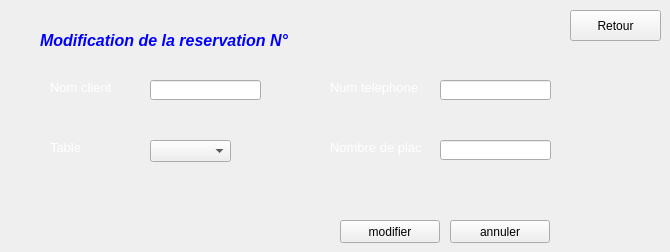
   <widget class="QWidget" name="Modifier">
    <attribute name="title">
     <string>Modifier</string>
    </attribute>
    <widget class="QPushButton" name="modifier">
     <property name="geometry">
      <rect>
       <x>340</x>
       <y>220</y>
       <width>100</width>
       <height>23</height>
      </rect>
     </property>
     <property name="styleSheet">
      <string notr="true"/>
     </property>
     <property name="text">
      <string>modifier</string>
     </property>
     <property name="icon">
      <iconset resource="Ressources.qrc">
       <normaloff>:/new/images/images/update.png</normaloff>:/new/images/images/update.png</iconset>
     </property>
     <property name="iconSize">
      <size>
       <width>20</width>
       <height>20</height>
      </size>
     </property>
    </widget>
    <widget class="QPushButton" name="reset_3">
     <property name="geometry">
      <rect>
       <x>450</x>
       <y>220</y>
       <width>100</width>
       <height>23</height>
      </rect>
     </property>
     <property name="styleSheet">
      <string notr="true"/>
     </property>
     <property name="text">
      <string>annuler</string>
     </property>
     <property name="icon">
      <iconset resource="Ressources.qrc">
       <normaloff>:/new/images/images/cancel.png</normaloff>:/new/images/images/cancel.png</iconset>
     </property>
     <property name="iconSize">
      <size>
       <width>20</width>
       <height>20</height>
      </size>
     </property>
    </widget>
    <widget class="QLabel" name="label_14">
     <property name="geometry">
      <rect>
       <x>40</x>
       <y>20</y>
       <width>281</width>
       <height>41</height>
      </rect>
     </property>
     <property name="font">
      <font>
       <pointsize>22</pointsize>
      </font>
     </property>
     <property name="styleSheet">
      <string notr="true"/>
     </property>
     <property name="text">
      <string>&lt;html&gt;&lt;head/&gt;&lt;body&gt;&lt;p&gt;&lt;span style=&quot; font-size:12pt; font-weight:600; font-style:italic; color:#0000ff;&quot;&gt;Modification de la reservation N°&lt;/span&gt;&lt;/p&gt;&lt;/body&gt;&lt;/html&gt;</string>
     </property>
    </widget>
    <widget class="QLabel" name="ID">
     <property name="geometry">
      <rect>
       <x>320</x>
       <y>20</y>
       <width>91</width>
       <height>41</height>
      </rect>
     </property>
     <property name="font">
      <font>
       <pointsize>22</pointsize>
      </font>
     </property>
     <property name="text">
      <string/>
     </property>
    </widget>
    <widget class="QLabel" name="label_12">
     <property name="geometry">
      <rect>
       <x>330</x>
       <y>140</y>
       <width>91</width>
       <height>16</height>
      </rect>
     </property>
     <property name="text">
      <string>&lt;html&gt;&lt;head/&gt;&lt;body&gt;&lt;p&gt;&lt;span style=&quot; font-size:10pt; color:#ffffff;&quot;&gt;Nombre de places&lt;/span&gt;&lt;/p&gt;&lt;/body&gt;&lt;/html&gt;</string>
     </property>
    </widget>
    <widget class="QLineEdit" name="nombre2">
     <property name="geometry">
      <rect>
       <x>440</x>
       <y>140</y>
       <width>111</width>
       <height>20</height>
      </rect>
     </property>
     <property name="styleSheet">
      <string notr="true"/>
     </property>
     <property name="text">
      <string/>
     </property>
    </widget>
    <widget class="QLabel" name="label_6">
     <property name="geometry">
      <rect>
       <x>50</x>
       <y>80</y>
       <width>71</width>
       <height>16</height>
      </rect>
     </property>
     <property name="text">
      <string>&lt;html&gt;&lt;head/&gt;&lt;body&gt;&lt;p&gt;&lt;span style=&quot; font-size:10pt; color:#ffffff;&quot;&gt;Nom client&lt;/span&gt;&lt;/p&gt;&lt;/body&gt;&lt;/html&gt;</string>
     </property>
    </widget>
    <widget class="QLineEdit" name="telephone2">
     <property name="geometry">
      <rect>
       <x>440</x>
       <y>80</y>
       <width>111</width>
       <height>20</height>
      </rect>
     </property>
     <property name="styleSheet">
      <string notr="true"/>
     </property>
     <property name="text">
      <string/>
     </property>
    </widget>
    <widget class="QComboBox" name="tables2">
     <property name="geometry">
      <rect>
       <x>150</x>
       <y>140</y>
       <width>81</width>
       <height>22</height>
      </rect>
     </property>
     <property name="styleSheet">
      <string notr="true"/>
     </property>
    </widget>
    <widget class="QLabel" name="label_10">
     <property name="geometry">
      <rect>
       <x>50</x>
       <y>140</y>
       <width>71</width>
       <height>16</height>
      </rect>
     </property>
     <property name="text">
      <string>&lt;html&gt;&lt;head/&gt;&lt;body&gt;&lt;p&gt;&lt;span style=&quot; font-size:10pt; color:#ffffff;&quot;&gt;Table&lt;/span&gt;&lt;/p&gt;&lt;/body&gt;&lt;/html&gt;</string>
     </property>
    </widget>
    <widget class="QLineEdit" name="nom_2">
     <property name="geometry">
      <rect>
       <x>150</x>
       <y>80</y>
       <width>111</width>
       <height>20</height>
      </rect>
     </property>
     <property name="styleSheet">
      <string notr="true">/*QTableView Top left style */
QTableView QTableCornerButton::section {
   /*  background: red;
    border: 2px outset red;*/
    color: red;
    background-color: rgb(64, 64, 64);
    border: 5px solid #f6f7fa;
    border-radius:0px;
    border-color: rgb(64, 64, 64);
 }

 QTableView {
         Color: white; /* text color in the table */
         Gridline-color: black; /*The inner frame color*/
         Background-color: rgb(108, 108, 108); /* background color in the table*/
    alternate-background-color: rgb(64, 64, 64);
         Selection-color: white; /* The text color of the selected area*/
         Selection-background-color: rgb(77, 77, 77); /*The background color of the selected area*/
    border: 2px groove gray;
    border-radius: 0px;
    padding: 2px 4px;
}

QHeaderView {
    color: white;
    font: bold 10pt;
    background-color: rgb(108, 108, 108);
    border: 0px solid rgb(144, 144, 144);
    border:0px solid rgb(191,191,191);
    border-left-color: rgba(255, 255, 255, 0);
    border-top-color: rgba(255, 255, 255, 0);
    border-radius:0px;
    min-height:29px;
}

QHeaderView::section {
    color: white;
    background-color: rgb(64, 64, 64);
    border: 5px solid #f6f7fa;
    border-radius:0px;
    border-color: rgb(64, 64, 64);
}</string>
     </property>
    </widget>
    <widget class="QLabel" name="label_8">
     <property name="geometry">
      <rect>
       <x>330</x>
       <y>80</y>
       <width>91</width>
       <height>16</height>
      </rect>
     </property>
     <property name="text">
      <string>&lt;html&gt;&lt;head/&gt;&lt;body&gt;&lt;p&gt;&lt;span style=&quot; font-size:10pt; color:#ffffff;&quot;&gt;Num telephone&lt;/span&gt;&lt;/p&gt;&lt;/body&gt;&lt;/html&gt;</string>
     </property>
    </widget>
    <widget class="QLabel" name="nom_msg_2">
     <property name="geometry">
      <rect>
       <x>40</x>
       <y>110</y>
       <width>241</width>
       <height>16</height>
      </rect>
     </property>
     <property name="text">
      <string/>
     </property>
    </widget>
    <widget class="QLabel" name="telephone_msg_2">
     <property name="geometry">
      <rect>
       <x>330</x>
       <y>110</y>
       <width>241</width>
       <height>16</height>
      </rect>
     </property>
     <property name="text">
      <string/>
     </property>
    </widget>
    <widget class="QLabel" name="nombre_places_msg_2">
     <property name="geometry">
      <rect>
       <x>320</x>
       <y>170</y>
       <width>241</width>
       <height>16</height>
      </rect>
     </property>
     <property name="text">
      <string/>
     </property>
    </widget>
    <widget class="QPushButton" name="retour_3">
     <property name="geometry">
      <rect>
       <x>570</x>
       <y>10</y>
       <width>91</width>
       <height>31</height>
      </rect>
     </property>
     <property name="styleSheet">
      <string notr="true"/>
     </property>
     <property name="text">
      <string>Retour</string>
     </property>
     <property name="icon">
      <iconset>
       <normaloff>:/images/return.png</normaloff>:/images/return.png</iconset>
     </property>
     <property name="iconSize">
      <size>
       <width>30</width>
       <height>30</height>
      </size>
     </property>
    </widget>
   </widget>
